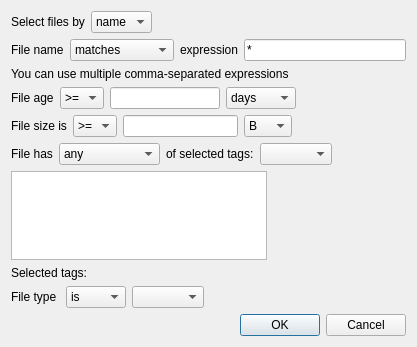
<?xml version="1.0" encoding="UTF-8"?>
<ui version="4.0">
 <class>Condition</class>
 <widget class="QDialog" name="Condition">
  <property name="windowModality">
   <enum>Qt::WindowModality::ApplicationModal</enum>
  </property>
  <property name="geometry">
   <rect>
    <x>0</x>
    <y>0</y>
    <width>417</width>
    <height>347</height>
   </rect>
  </property>
  <property name="sizePolicy">
   <sizepolicy hsizetype="Maximum" vsizetype="Maximum">
    <horstretch>0</horstretch>
    <verstretch>0</verstretch>
   </sizepolicy>
  </property>
  <property name="windowTitle">
   <string>Condition</string>
  </property>
  <property name="windowIcon">
   <iconset>
    <normaloff>:/images/DeClutter.ico</normaloff>:/images/DeClutter.ico</iconset>
  </property>
  <layout class="QHBoxLayout" name="horizontalLayout">
   <item>
    <layout class="QVBoxLayout" name="verticalLayout" stretch="0,0,0,0,0,0,0,0,0,0,2">
     <item>
      <layout class="QHBoxLayout" name="horizontalLayout_4" stretch="0,0,0">
       <property name="sizeConstraint">
        <enum>QLayout::SizeConstraint::SetDefaultConstraint</enum>
       </property>
       <item>
        <widget class="QLabel" name="label">
         <property name="sizePolicy">
          <sizepolicy hsizetype="Minimum" vsizetype="Preferred">
           <horstretch>0</horstretch>
           <verstretch>0</verstretch>
          </sizepolicy>
         </property>
         <property name="text">
          <string>Select files by</string>
         </property>
        </widget>
       </item>
       <item>
        <widget class="QComboBox" name="conditionCombo">
         <property name="sizePolicy">
          <sizepolicy hsizetype="Fixed" vsizetype="Fixed">
           <horstretch>0</horstretch>
           <verstretch>0</verstretch>
          </sizepolicy>
         </property>
         <item>
          <property name="text">
           <string>name</string>
          </property>
         </item>
         <item>
          <property name="text">
           <string>date</string>
          </property>
         </item>
         <item>
          <property name="text">
           <string>size</string>
          </property>
         </item>
         <item>
          <property name="text">
           <string>tags</string>
          </property>
         </item>
         <item>
          <property name="text">
           <string>type</string>
          </property>
         </item>
        </widget>
       </item>
       <item>
        <spacer name="horizontalSpacer">
         <property name="orientation">
          <enum>Qt::Orientation::Horizontal</enum>
         </property>
         <property name="sizeHint" stdset="0">
          <size>
           <width>40</width>
           <height>20</height>
          </size>
         </property>
        </spacer>
       </item>
      </layout>
     </item>
     <item>
      <layout class="QHBoxLayout" name="horizontalLayout_3">
       <item>
        <widget class="QLabel" name="nameLabel">
         <property name="text">
          <string>File name</string>
         </property>
        </widget>
       </item>
       <item>
        <widget class="QComboBox" name="nameCombo">
         <item>
          <property name="text">
           <string>matches</string>
          </property>
         </item>
         <item>
          <property name="text">
           <string>doesn't match</string>
          </property>
         </item>
        </widget>
       </item>
       <item>
        <widget class="QLabel" name="expressionLabel">
         <property name="text">
          <string>expression</string>
         </property>
        </widget>
       </item>
       <item>
        <widget class="QLineEdit" name="filemask">
         <property name="text">
          <string>*</string>
         </property>
        </widget>
       </item>
      </layout>
     </item>
     <item>
      <widget class="QLabel" name="filenameHint">
       <property name="text">
        <string>You can use multiple comma-separated expressions</string>
       </property>
      </widget>
     </item>
     <item>
      <layout class="QHBoxLayout" name="ageLayout">
       <item>
        <widget class="QLabel" name="ageLabel">
         <property name="text">
          <string>File age</string>
         </property>
        </widget>
       </item>
       <item>
        <widget class="QComboBox" name="ageCombo">
         <item>
          <property name="text">
           <string>&gt;=</string>
          </property>
         </item>
         <item>
          <property name="text">
           <string>&lt;</string>
          </property>
         </item>
        </widget>
       </item>
       <item>
        <widget class="QLineEdit" name="age"/>
       </item>
       <item>
        <widget class="QComboBox" name="ageUnitsCombo">
         <item>
          <property name="text">
           <string>days</string>
          </property>
         </item>
         <item>
          <property name="text">
           <string>weeks</string>
          </property>
         </item>
         <item>
          <property name="text">
           <string>months</string>
          </property>
         </item>
         <item>
          <property name="text">
           <string>years</string>
          </property>
         </item>
        </widget>
       </item>
       <item>
        <spacer name="ageSpacer">
         <property name="orientation">
          <enum>Qt::Orientation::Horizontal</enum>
         </property>
         <property name="sizeHint" stdset="0">
          <size>
           <width>40</width>
           <height>0</height>
          </size>
         </property>
        </spacer>
       </item>
      </layout>
     </item>
     <item>
      <layout class="QHBoxLayout" name="sizeLayout">
       <item>
        <widget class="QLabel" name="sizeLabel">
         <property name="text">
          <string>File size is</string>
         </property>
        </widget>
       </item>
       <item>
        <widget class="QComboBox" name="sizeCombo">
         <item>
          <property name="text">
           <string>&gt;=</string>
          </property>
         </item>
         <item>
          <property name="text">
           <string>&lt;</string>
          </property>
         </item>
        </widget>
       </item>
       <item>
        <widget class="QLineEdit" name="size"/>
       </item>
       <item>
        <widget class="QComboBox" name="sizeUnitsCombo">
         <item>
          <property name="text">
           <string>B</string>
          </property>
         </item>
         <item>
          <property name="text">
           <string>KB</string>
          </property>
         </item>
         <item>
          <property name="text">
           <string>MB</string>
          </property>
         </item>
         <item>
          <property name="text">
           <string>GB</string>
          </property>
         </item>
         <item>
          <property name="text">
           <string>TB</string>
          </property>
         </item>
        </widget>
       </item>
       <item>
        <spacer name="horizontalSpacer_2">
         <property name="orientation">
          <enum>Qt::Orientation::Horizontal</enum>
         </property>
         <property name="sizeHint" stdset="0">
          <size>
           <width>40</width>
           <height>0</height>
          </size>
         </property>
        </spacer>
       </item>
      </layout>
     </item>
     <item>
      <layout class="QHBoxLayout" name="horizontalLayout_7">
       <item>
        <widget class="QLabel" name="tagLabel">
         <property name="text">
          <string>File has</string>
         </property>
        </widget>
       </item>
       <item>
        <widget class="QComboBox" name="tagsCombo">
         <item>
          <property name="text">
           <string>any</string>
          </property>
         </item>
         <item>
          <property name="text">
           <string>all</string>
          </property>
         </item>
         <item>
          <property name="text">
           <string>none</string>
          </property>
         </item>
         <item>
          <property name="text">
           <string>no tags</string>
          </property>
         </item>
         <item>
          <property name="text">
           <string>any tags</string>
          </property>
         </item>
         <item>
          <property name="text">
           <string>tags in group</string>
          </property>
         </item>
        </widget>
       </item>
       <item>
        <widget class="QLabel" name="tagLabel2">
         <property name="text">
          <string>of selected tags:</string>
         </property>
        </widget>
       </item>
       <item>
        <widget class="QComboBox" name="tagGroupsCombo"/>
       </item>
       <item>
        <spacer name="horizontalSpacer_3">
         <property name="orientation">
          <enum>Qt::Orientation::Horizontal</enum>
         </property>
         <property name="sizeHint" stdset="0">
          <size>
           <width>40</width>
           <height>0</height>
          </size>
         </property>
        </spacer>
       </item>
      </layout>
     </item>
     <item>
      <layout class="QHBoxLayout" name="horizontalLayout_8">
       <item>
        <widget class="TagTree" name="tagsView">
         <property name="styleSheet">
          <string notr="true"/>
         </property>
        </widget>
       </item>
       <item>
        <spacer name="horizontalSpacer_4">
         <property name="orientation">
          <enum>Qt::Orientation::Horizontal</enum>
         </property>
         <property name="sizeHint" stdset="0">
          <size>
           <width>40</width>
           <height>0</height>
          </size>
         </property>
        </spacer>
       </item>
      </layout>
     </item>
     <item>
      <widget class="QLabel" name="selectedTagsLabel">
       <property name="text">
        <string>Selected tags:</string>
       </property>
      </widget>
     </item>
     <item>
      <layout class="QHBoxLayout" name="horizontalLayout_2">
       <item>
        <widget class="QLabel" name="typeLabel">
         <property name="text">
          <string>File type </string>
         </property>
        </widget>
       </item>
       <item>
        <widget class="QComboBox" name="typeSwitchCombo">
         <property name="minimumSize">
          <size>
           <width>60</width>
           <height>0</height>
          </size>
         </property>
         <property name="maximumSize">
          <size>
           <width>50</width>
           <height>16777215</height>
          </size>
         </property>
         <property name="baseSize">
          <size>
           <width>0</width>
           <height>0</height>
          </size>
         </property>
         <property name="sizeAdjustPolicy">
          <enum>QComboBox::SizeAdjustPolicy::AdjustToContents</enum>
         </property>
         <property name="minimumContentsLength">
          <number>5</number>
         </property>
         <item>
          <property name="text">
           <string>is</string>
          </property>
         </item>
         <item>
          <property name="text">
           <string>is not</string>
          </property>
         </item>
        </widget>
       </item>
       <item>
        <widget class="QComboBox" name="typeCombo"/>
       </item>
       <item>
        <spacer name="horizontalSpacer_5">
         <property name="orientation">
          <enum>Qt::Orientation::Horizontal</enum>
         </property>
         <property name="sizeHint" stdset="0">
          <size>
           <width>40</width>
           <height>20</height>
          </size>
         </property>
        </spacer>
       </item>
      </layout>
     </item>
     <item>
      <spacer name="verticalSpacer_2">
       <property name="orientation">
        <enum>Qt::Orientation::Vertical</enum>
       </property>
       <property name="sizeHint" stdset="0">
        <size>
         <width>20</width>
         <height>40</height>
        </size>
       </property>
      </spacer>
     </item>
     <item>
      <widget class="QDialogButtonBox" name="buttonBox">
       <property name="orientation">
        <enum>Qt::Orientation::Horizontal</enum>
       </property>
       <property name="standardButtons">
        <set>QDialogButtonBox::StandardButton::Cancel|QDialogButtonBox::StandardButton::Ok</set>
       </property>
      </widget>
     </item>
    </layout>
   </item>
  </layout>
 </widget>
 <customwidgets>
  <customwidget>
   <class>TagTree</class>
   <extends>QTreeView</extends>
   <header location="global">..tag_tree</header>
  </customwidget>
 </customwidgets>
 <resources>
  <include location="DeClutter.qrc"/>
 </resources>
 <connections>
  <connection>
   <sender>buttonBox</sender>
   <signal>accepted()</signal>
   <receiver>Condition</receiver>
   <slot>accept()</slot>
   <hints>
    <hint type="sourcelabel">
     <x>248</x>
     <y>254</y>
    </hint>
    <hint type="destinationlabel">
     <x>157</x>
     <y>274</y>
    </hint>
   </hints>
  </connection>
  <connection>
   <sender>buttonBox</sender>
   <signal>rejected()</signal>
   <receiver>Condition</receiver>
   <slot>reject()</slot>
   <hints>
    <hint type="sourcelabel">
     <x>316</x>
     <y>260</y>
    </hint>
    <hint type="destinationlabel">
     <x>286</x>
     <y>274</y>
    </hint>
   </hints>
  </connection>
 </connections>
</ui>
